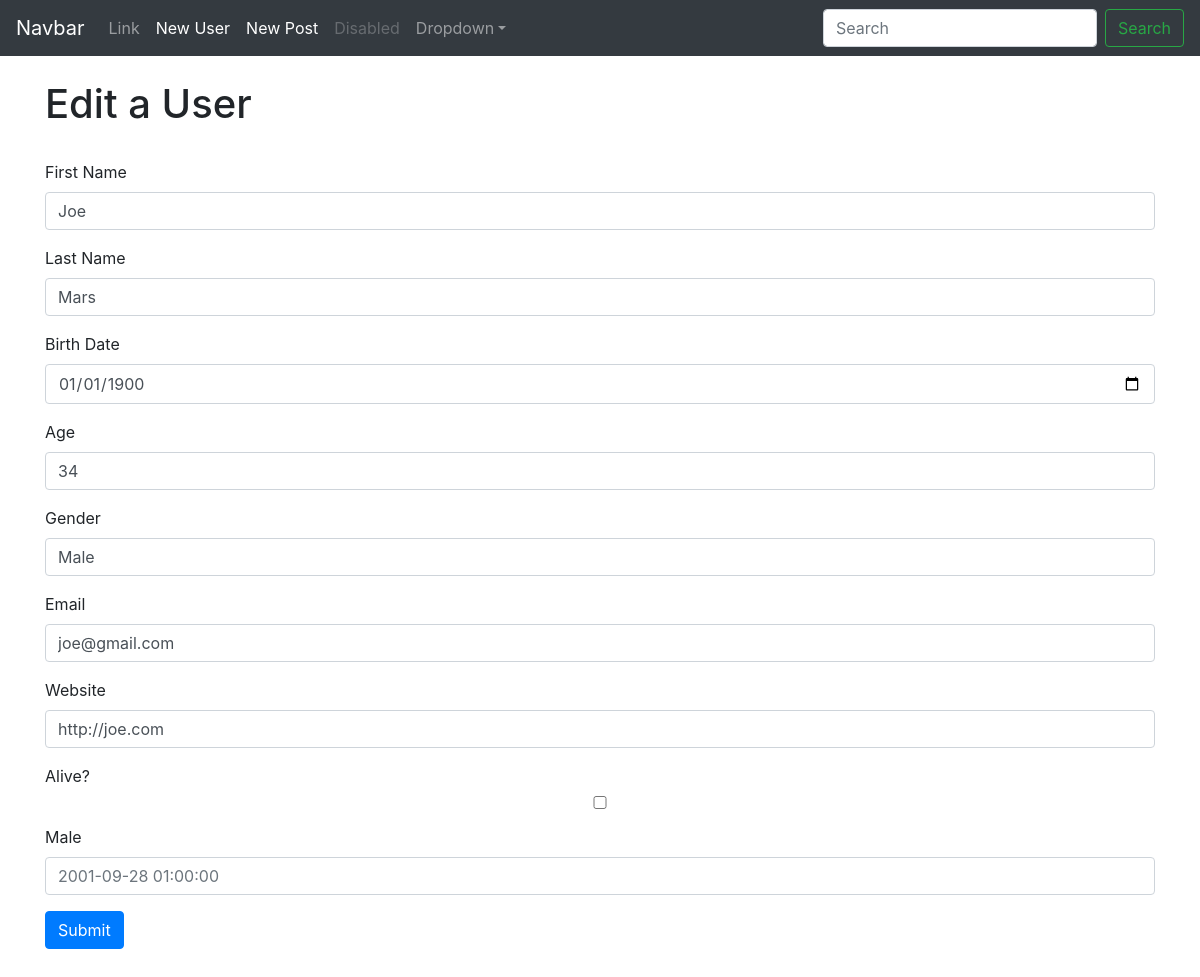
Page /users/1/edit on the committed database.
### app/models/User.py (models this page shows, shortened)
class User(db.Model):
    __tablename__ = "users"
    id = db.Column(db.Integer, primary_key=True,autoincrement=True)
    first_name = db.Column(db.String(120), nullable=False)
    last_name = db.Column(db.String(120), nullable= False)
    birth_date = db.Column(db.DATE)
    age = db.Column(db.VARCHAR(16))
    gender = db.Column(db.String(6))
    email = db.Column(db.VARCHAR(255), unique=True)
    website = db.Column(db.VARCHAR(255))
    alive = db.Column(db.VARCHAR(6))
    created_at = db.Column(db.TIMESTAMP)

### app/controllers/users.py (the view)
@app.route('/users/<int:user_id>/edit',methods=['GET','POST'])
def edit_user(user_id):
    user = User.query.filter_by(id=user_id).one()
    if request.method == 'POST':
        try:
          first_name = request.form['first_name'] #required in the view
          last_name= request.form['last_name'] #required in the view
          birth_date = datetime(2018,9,28,10,10,10).date()
          age = request.form['age']
          gender = request.form['gender']
          email = request.form['email']
          website = request.form['website']
          alive = request.form['alive']
          created_at = datetime(2018,9,28,10,10,10)
          post.first_name = first_name
          post.last_name = last_name
          post.birth_date = birth_date
          post.age = age
          post.gender = gender
          post.email = email
          post.website = website
          post.alive = alive
          post.cretated_at = created_at
        except:
          first_name = fake.first_name() #required in the view
          last_name= fake.last_name()
          birth_date = datetime(2018,9,28,10,10,10).date()
          age = str(random.randint(18,65))
          gender = "Male"
          email = fake.email()
          website = fake.url()
          alive = ["true",'false']
          alive = alive[random.randint(0,1)]
          created_at = datetime(2018,9,28,10,10,10)
          post.first_name = first_name
          post.last_name = last_name
          post.birth_date = birth_date
          post.age = age
          post.gender = gender
          post.email = email
          post.website = website
          post.alive = alive
          post.cretated_at = created_at
        if db.session.query(User).filter(User.first_name == first_name).count():
            db.session.commit()
            return render_template('users/user_edit_success.html',first_name=first_name)
    elif request.method == "GET":
      return render_template('users/edit.html',first_name=user.first_name,user=user)
    return render_template('users/index.html')

### app/templates/users/edit.html
{%extends 'layout.html'%}
{%block content%}
      <h1>Edit a User</h1><br>
            <form class ="" method="post" action="/user/add">
              <div class="form-group">
                <label for="first_name">First Name</label>
                <input type="text" id="first_name" class="form-control" name="first_name" style="margin-right:9px" placeholder="John" value="{{user.first_name}}"></div>
              <div class="form-group">
                <label for="last_name">Last Name</label>
                <input type="text" id="last_name" class="form-control" name="last_name" style="margin-right:9px"placeholder="Hero" value="{{user.last_name}}"></div>
              <div class="form-group">
                <label for="birth_date">Birth Date</label>
                <input type="date" id="birth_date" class="form-control" name="birth_date" style="margin-right:9px" placeholder="1900-01-01" value="{{user.birth_date}}"></div>
              <div class="form-group">
                <label for="age">Age</label>
                <input type="text" id="age" class="form-control" name="age" style="margin-right:9px" placeholder="34" value="{{user.age}}"></div>
              <div class="form-group">
                <label for="gender">Gender</label>
                <input type="text" id="gender" class="form-control" name="gender" style="margin-right:9px" placeholder="Male" value="{{user.gender}}"></div>
              <div class="form-group">
                <label for="email">Email</label>
                <input type="text" id="email" class="form-control" name="email" style="margin-right:9px" placeholder="jon@gmail.com" value="{{user.email}}"></div>
              <div class="form-group">
                <label for="website">Website</label>
                <input type="text" id="website" class="form-control" name="website" style="margin-right:9px" placeholder="http://john.com" value="{{user.website}}"></div>
              <div class="form-group">
                <label for="alive">Alive?</label>
                <input type="checkbox" id= "alive" class="form-control" name="alive" style="margin-right:9px" value="{{user.alive}}"></div>
              <div class="form-group">
                <label for="created">Male</label>
                <input type="datetime" id="created" class="form-control" name="created_at" style="margin-right:9px" placeholder="2001-09-28 01:00:00" value="{{user.create_at}}"></div>
                  <button class="btn btn-primary" type="submit">Submit</button>
            </form>
      <br><br>
{%endblock%}

### app/templates/layout.html (style rules this page uses)
body { padding-top: 5rem; }

### rows in the picture
User: first_name "Joe", last_name "Mars", birth_date "01/01/1900", age "34", gender "Male", email "joe@gmail.com", website "http://joe.com"
